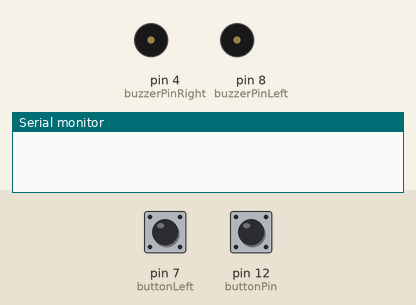
Bench run of a sketch on a simulated Arduino Uno, built with avr-gcc and run on an emulated ATmega328P. Parts: buzzer (waves = sounding, pin HIGH), the last lines printed to the serial monitor. The inputs (shaded band) are chosen by the test bench; at power-on: pin 12 (buttonPin) HIGH, pin 7 (buttonLeft) HIGH. Random numbers use the default seed unless the sketch sets one.

Above: at 1.2 s.
1.3 s: pin 12 (buttonPin) pulled LOW for 0.15 s
At 11.7 s:
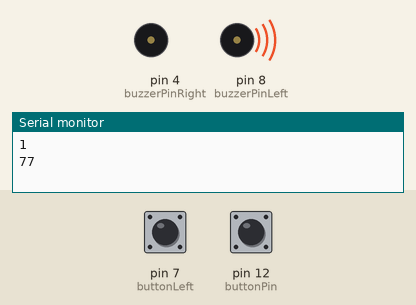
Timing chart, 0 to 33.3 s (numbered marks = the images above; inputs shaded):
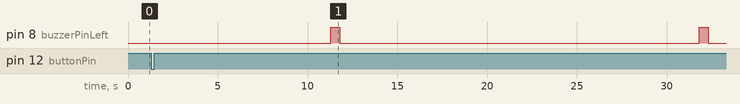

The sketch:

buzzerbothsides_pushon_rand.ino
```cpp
int buzzerStateLeft = 0;
int buzzerStateRight = 0;
int buzzerPinLeft = 8;
int buzzerPinRight = 4;
int buttonPin = 12;
int buttonNew = 0;
int buttonOld = 0;
int buttonLeft = 7;
int buttonStateLeft = 0;
int buttonRight = 2;
int buttonStateRight = 0;

int error = 0;
int run;
int testCount = 1;
void setup() {
  // put your setup code here, to run once:
run = 0; //the code starts stopped (nothing is running)

pinMode(buttonLeft, INPUT);
pinMode(buttonRight, INPUT);
pinMode(buzzerPinLeft, OUTPUT);
pinMode(buzzerPinRight, OUTPUT);
pinMode(buttonPin, INPUT);
//pinMode(redButton, INPUT_PULLUP); //Read player button (w/o ext. pull up resistor)
digitalWrite(buzzerPinRight, LOW);
digitalWrite(buzzerPinLeft, LOW);
Serial.begin(9600);
}

void loop() {


    // put your main code here, to run repeatedly:

    //PUSH TO START ENTIRE HEARING TEST
  buttonNew = digitalRead(buttonPin);

  if(digitalRead(buttonPin)==LOW) //off
  {
    if (run==0){
      run = 255;
    }

    else {
      run = 0;
    }
  }

  while (run>0){


  //randomizing for left and right
  if (testCount==5)
     { //checking testCount for 5 tests
                     // if less than five it will continue
     Serial.print("done");

     exit(0);
     }

  else
    {
     Serial.println(testCount);
    }

  delay (10000);

  int x = random(1, 100);
  int evenOrOdd = x % 2;

  Serial.println(x);

  // read button, if pressed, play buzzer. if not, stay silent
  // if the previous value of the button is a 0 and the new value is a 1
  // then you want to switch the state of the buzzer
  // if it was already off ---> on
  // if it was already on ---> off


  if (evenOrOdd==0) //RIGHT = EVEN

  {
    digitalWrite(buzzerPinRight, HIGH);
    digitalWrite(buzzerPinLeft, LOW);
    delay(500);
    digitalWrite(buzzerPinRight, LOW);


      buzzerStateRight = 1; // buzzer state 1 means ringing

    }
    else {   // LEFT = ODD
     digitalWrite(buzzerPinLeft, HIGH);
     digitalWrite(buzzerPinRight, LOW);
     delay(500);
     digitalWrite(buzzerPinLeft, LOW);
     buzzerStateLeft = 1;

// make a while loop that waits 10 seconds and constantly
// checks if the button is pressed even once (change a variable to high)
// then after the time period, check that variable whether it is high or low
// millis() = beginTime
// while(elapsedTime < 10000 milliseconds){
  // millis() = lastTime;
  // int elapsedTime = lastTime - beginTime;
// }

    delay(10000);
    }
    if(digitalRead(buttonLeft)==LOW && digitalRead(buttonRight)== HIGH)
   { // actual state of the button
    error = error+1;
  }

    else {//if the button IS hit (state HIGH) then add one to the counter
   buttonStateLeft = buttonStateLeft+1; // counter for the amt of times left is hit
    }

   Serial.print(buttonStateLeft);
   Serial.println(error);

   buttonOld = buttonNew;

  testCount = testCount+1;

  }

} // end of main loop
```

Measured:
- after the input at 1.3 s, pin 8 (buzzerPinLeft): alternates HIGH for 0.50 s and LOW for 20.0 s, starting after 10.0 s
